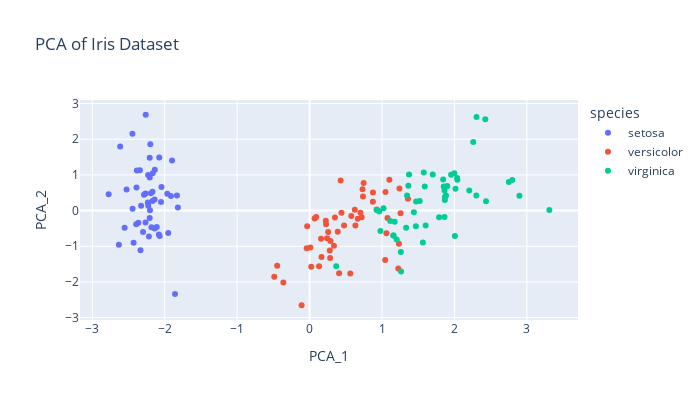

Notebook code for this chart:
### Code cell
# Plottind the data in the PCA space
fig_pca = px.scatter(df_pca, x='PCA_1', y='PCA_2', color='species',
                    width=700, height=400, title='PCA of Iris Dataset')
fig_pca.show()
